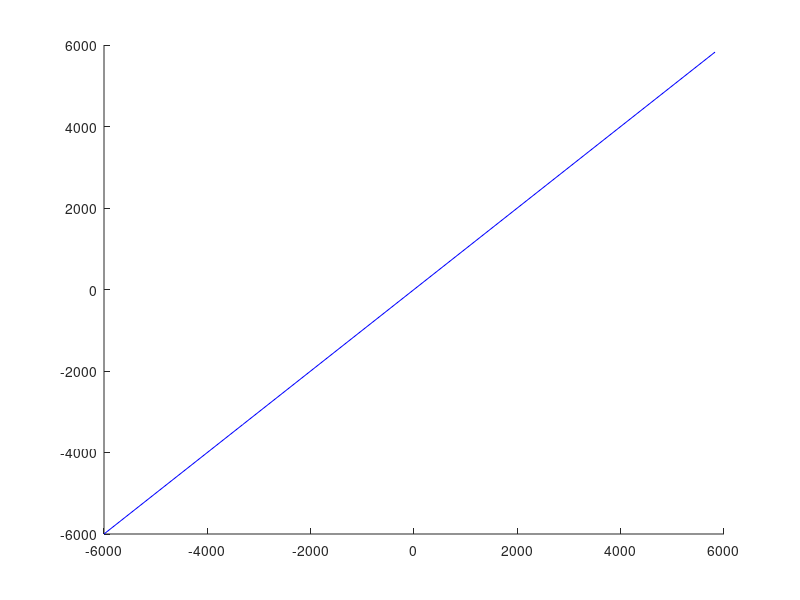

This chart was generated by the following MATLAB code: (Note: this script raises an error after producing the figure.)
% Laborversuch: Motorboard
% Regelungstechnik 2
% (C) 2019 W.Lindermeir, W.Zimmermann
% Hochschule Esslingen
%
% Fehler der Drehzahlmessung
%

% Tragen Sie hier Ihre Messwerte fuer nTTL und nADC als Zeilenvektoren in aufsteigender Reihenfolge ein
% Einheit [U/min]

nTTL = [ -6000, -3314, 3333, 5825 ];    % <<<<<< hier Messwerte eintragen

nADC = [  -5335, -2978, 3000, 5289 ];    % <<<<<< hier Messwerte eintragen

%%%%%%%%%%%%%%%%%%%%%%%%%%%%%%%%%%%%%%%%%%%%%%%%%%%%%%%%%%%%%%%%%%%%%%%%%%%%%%%%%%%%%%%%%%%%%%%%%%%%%%%%%%%%%
% Ab hier keine Veränderungen notwendig
%%%%%%%%%%%%%%%%%%%%%%%%%%%%%%%%%%%%%%%%%%%%%%%%%%%%%%%%%%%%%%%%%%%%%%%%%%%%%%%%%%%%%%%%%%%%%%%%%%%%%%%%%%%%%
clf

% Diagramm der Messwerte
plot(nTTL,nTTL,'b', nTTL, nADC, 'rO')

% Berechnen der Steigung und des Offsets der Ausgleichsgeraden (Details siehe 'doc polyfit')
P=polyfit(nTTL, nADC, 1);
nOfs = P(2);    % Offsetfehler in U/min --> Soll: 0
kn   = P(1);    % Steigung              --> Soll: 1.0

% Zeichnen der Ausgleichsgeraden (Details siehe 'doc polyval')
hold on
plot(nTTL, polyval(P, nTTL),'r');
hold off

txt = sprintf('Drehzahlmessung:  Steigung  kn=%6.4f (soll: 1.0)  --- Offset  nOfs=%6.0f U/min (soll: 0)\n', kn, nOfs);
title(txt)
grid minor
legend('Soll', 'Messwerte', 'Ausgleichsgerade','Location','NorthWest')
xlabel('nTTL')
ylabel('nADC')

disp(txt)
